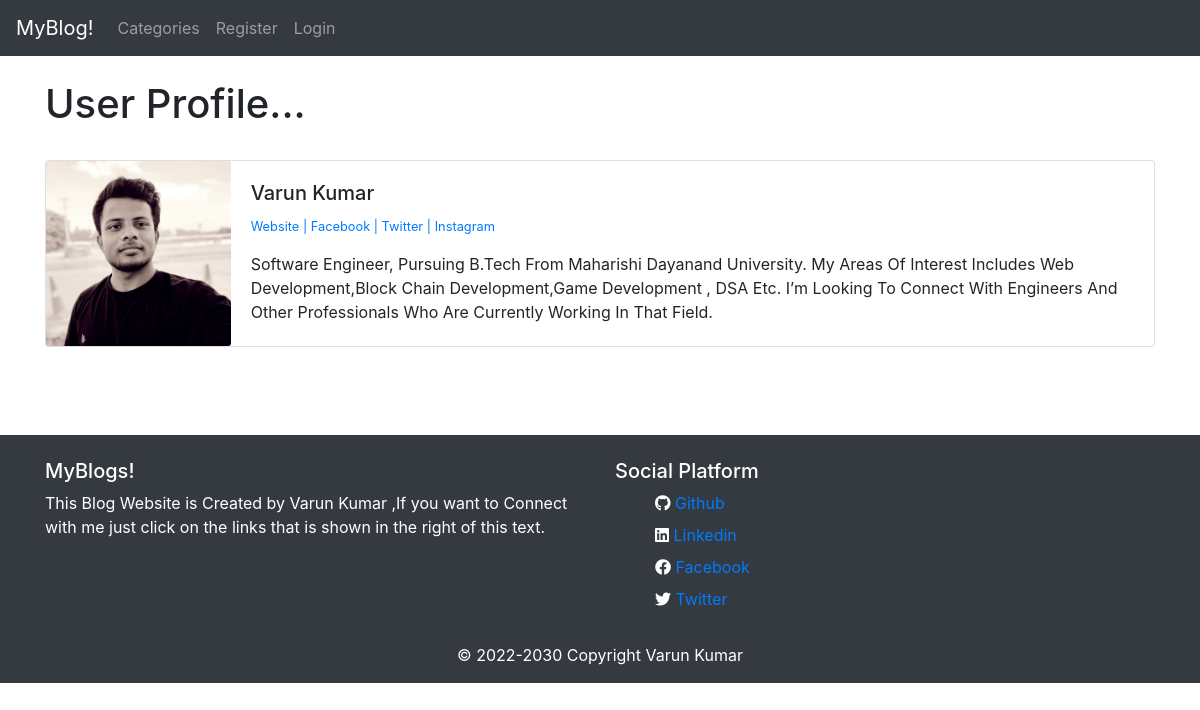
/members/1/profile/, run on the app's committed database.
### theblog/models.py (models this page shows, shortened)
class Profile(models.Model):
    user = models.OneToOneField(User, null=True, on_delete=models.CASCADE)
    bio = models.TextField()
    profile_pic = models.ImageField(
        upload_to='images/profile', null=True, blank=True)
    website_url = models.CharField(max_length=255, null=True, blank=True)
    facebook_url = models.CharField(max_length=255, null=True, blank=True)
    instagram_url = models.CharField(max_length=255, null=True, blank=True)
    twitter_url = models.CharField(max_length=255, null=True, blank=True)

### members/views.py (the view)
# urls.py: path('<int:pk>/profile/', ShowProfilePageView.as_view(),
class ShowProfilePageView(DetailView):
    model = Profile
    template_name = 'registration/user_profile.html'
    def get_context_data(self, *args, **kwargs):
        context = super(ShowProfilePageView,
                        self).get_context_data(*args, **kwargs)
        page_user = get_object_or_404(Profile, id=self.kwargs['pk'])
        context["page_user"] = page_user
        return context

### members/templates/registration/user_profile.html (shortened to what this page needs)
{% extends 'base.html' %} <br />
{%block title%}Profile {%endblock title%} {% load static %}
{% block content %}
<h1>User Profile...</h1>
<br />
<div class="card mb-3">
  <div class="row no-gutters">
    <div class="col-md-2">
      {% if page_user.profile_pic %}
      <img src="{{ page_user.profile_pic.url }}" class="card-img" />
      {% else %}
      <img src="{% static 'theblog/images/default.png' %}" class="card-img" />
      {% endif %}
    </div>
    <div class="col-md-10">
      <div class="card-body">
        <h5 class="card-title text-capitalize">
          {{ page_user.user.first_name }} {{ page_user.user.last_name }}
        </h5>
        <p class="small text-muted">
          {%if page_user.website_url%}
          <a href="{{page_user.website_url}}" target="_blank">Website </a>
          {% endif%} {%if page_user.website_url%}
          <a href="{{page_user.facebook_url}}" target="_blank">| Facebook</a>
          {% endif%} {%if page_user.website_url%}
          <a href="{{page_user.instagram_url}}" target="_blank">| Twitter</a>
          {% endif%} {%if page_user.website_url%}
          <a href="{{page_user.twitter_url}}" target="_blank">| Instagram</a>
          {% endif %}
        </p>
        <p class="card-text text-capitalize">{{ page_user.bio }}</p>
      </div>
    </div>
  </div>
</div>
<br /><br />
{% endblock %}

### data on the page
Profile: profile_pic (picture), user.first_name "Varun", user.last_name "Kumar", bio "Software Engineer, Pursuing B.tech From Maharishi Dayanand University. My Areas Of Interest Includes Web Development,Block Chain Development,Game Development , DSA Etc. I’m Looking To Connect With Engineers And Other Professionals Who Are Currently Working In That Field."
